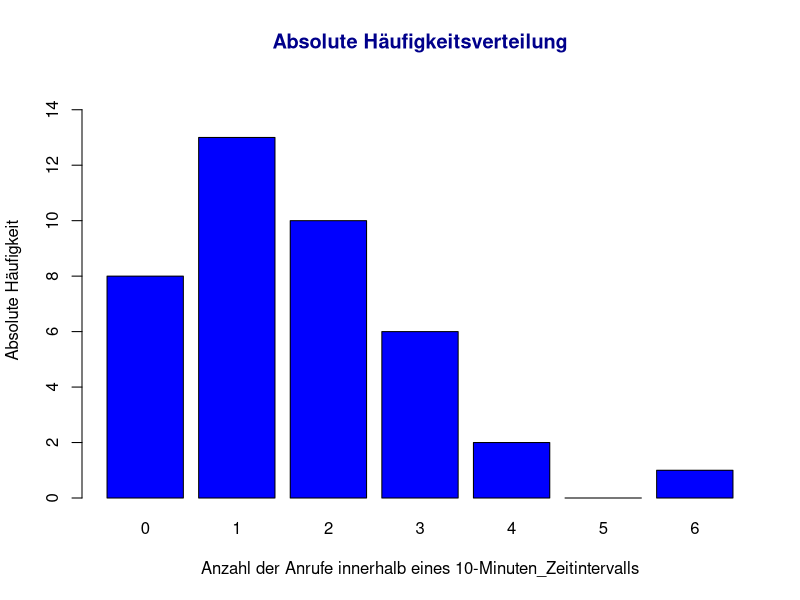
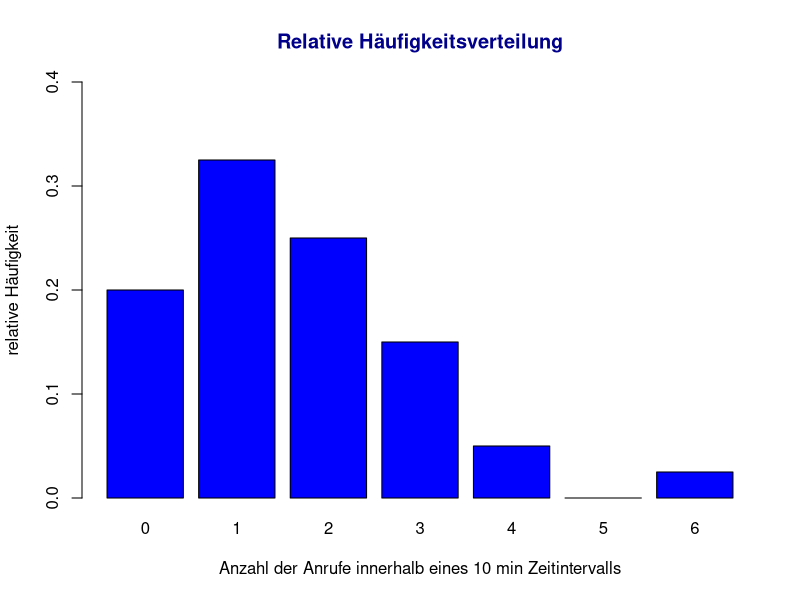
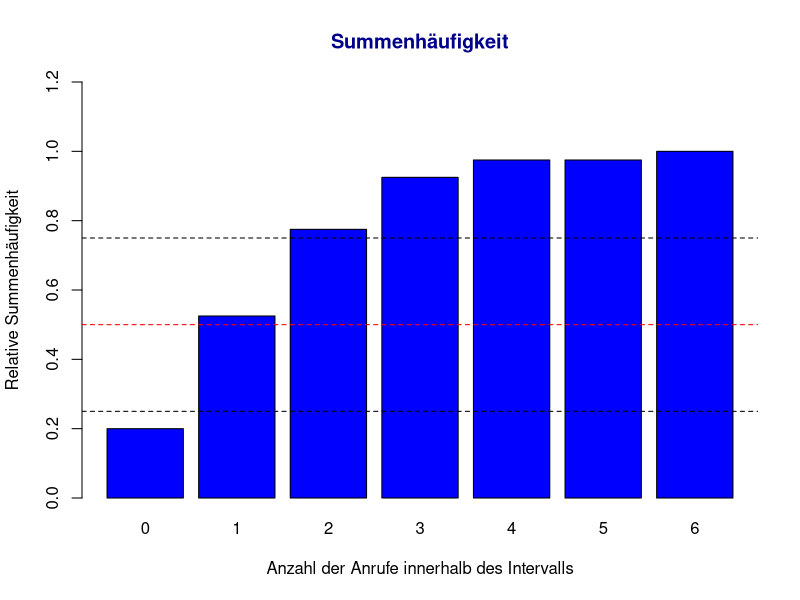
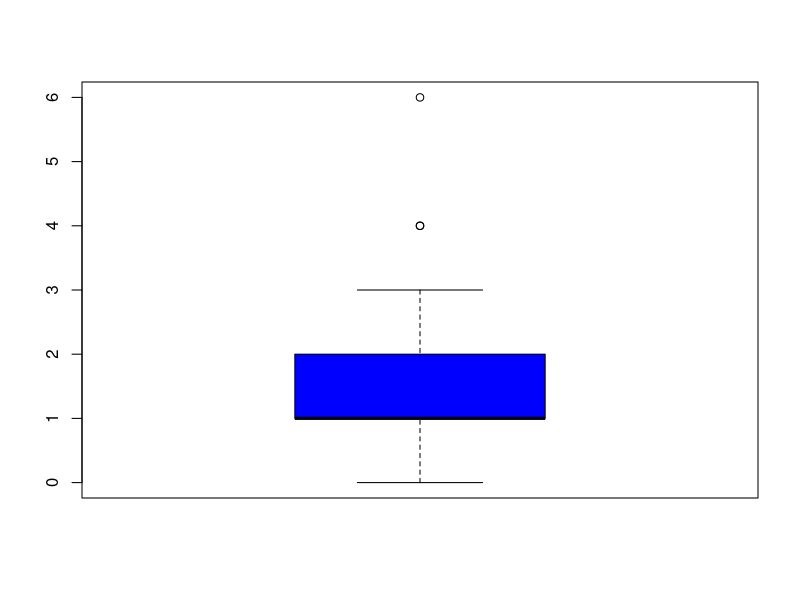
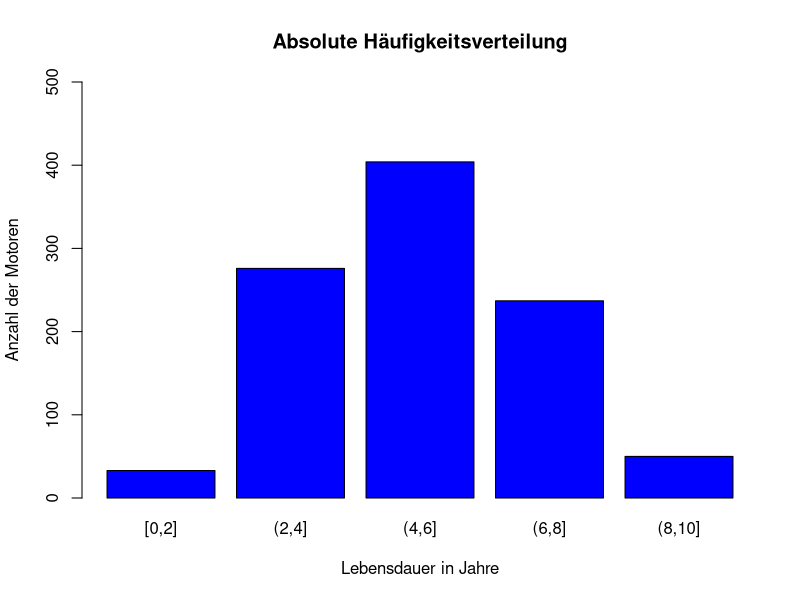
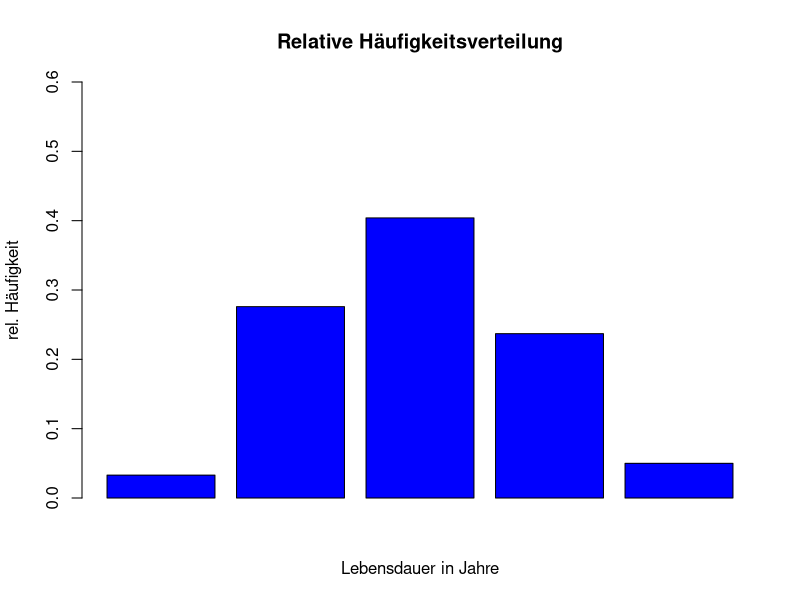
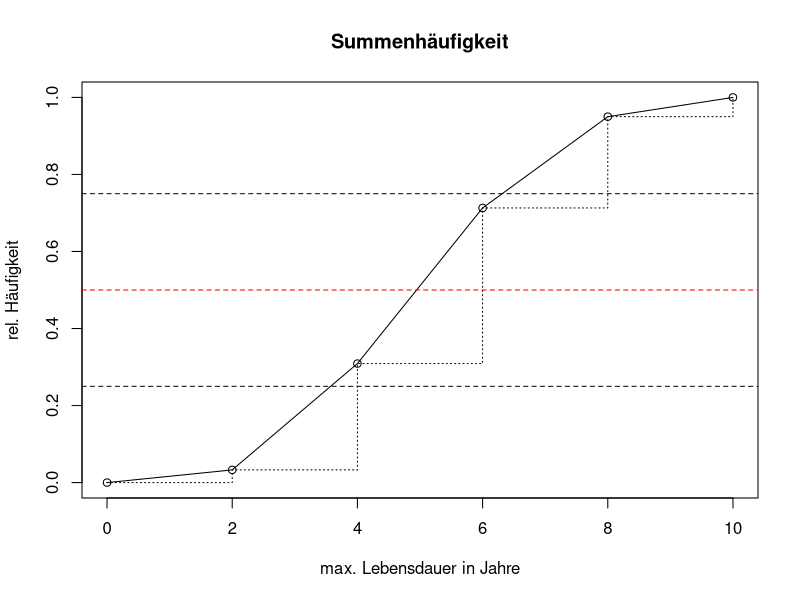
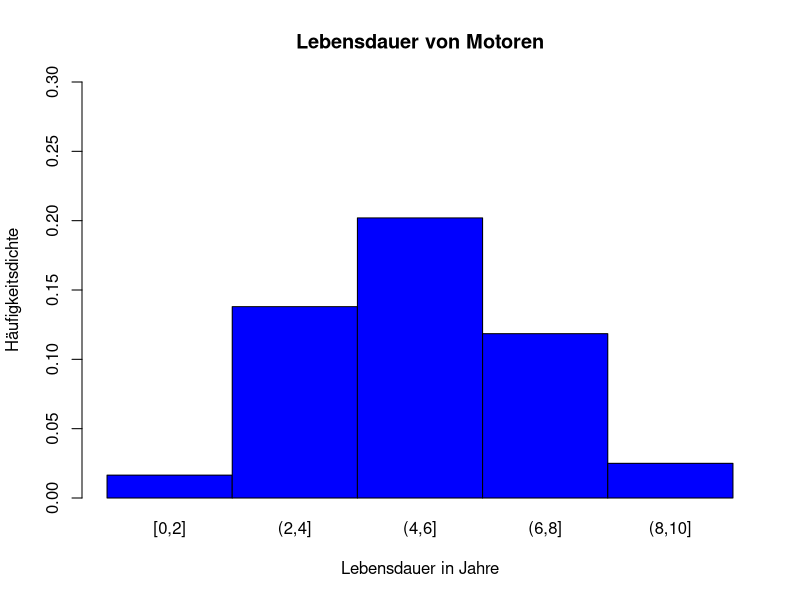

Reproduce these figures in R, in order.
## ---- chunk 1
Liste.vec <- c(0, 0, 1, 3, 4, 1, 2, 2, 1, 1, 1, 2, 3, 0, 2, 0, 1, 3, 1, 2, 2, 0, 1, 1, 6, 1, 0, 2, 3, 1, 1, 4, 2, 3, 2, 0, 3, 0, 1, 2)
Liste.vec
## ---- chunk 2
table(Liste.vec)
## ---- chunk 3
barplot(table(factor(Liste.vec,levels=c(0,1,2,3,4,5,6))), ylim = c(0,15), xlab = "Anzahl der Anrufe innerhalb eines 10-Minuten_Zeitintervalls", ylab = "Absolute Häufigkeit", main = "Absolute Häufigkeitsverteilung", col.main = "darkblue", col = "blue")
## ---- chunk 4
table(Liste.vec)/length(Liste.vec)
## ---- chunk 5
barplot(table(factor(Liste.vec,levels=c(0,1,2,3,4,5,6)))/sum(table(Liste.vec)), ylim = c(0,0.4), xlab = "Anzahl der Anrufe innerhalb eines 10 min Zeitintervalls",ylab = "relative Häufigkeit", main = "Relative Häufigkeitsverteilung", col.main = "darkblue", col = "blue")
## ---- chunk 6
cumsum(table(Liste.vec))
## ---- chunk 7
barplot(cumsum(table(factor(Liste.vec,levels = c(0,1,2,3,4,5,6))))/sum(table(Liste.vec)), ylim = c(0,1.2), xlab = "Anzahl der Anrufe innerhalb des Intervalls", ylab = "Relative Summenhäufigkeit", main = "Summenhäufigkeit", col.main = "darkblue", col = "blue")
abline(0.25, 0, lty = "dashed")
abline(0.5, 0, lty = "dashed", col = "red")
abline(0.75, 0, lty = "dashed")
## ---- chunk 8
getmode <- function(Liste.vec) {
   uniqv <- unique(Liste.vec)
   uniqv[which.max(tabulate(match(Liste.vec, uniqv)))]
}
mode <- getmode(Liste.vec)
mode
## ---- chunk 9
median(Liste.vec)
## ---- chunk 10
mean(Liste.vec)
## ---- chunk 11
Minimum <- min(Liste.vec)
Minimum

## ---- chunk 12
Maximum <- max(Liste.vec)
Maximum
## ---- chunk 13
Spannweite <- range(Liste.vec)
Spannweite
## ---- chunk 14
quantile(Liste.vec)
## ---- chunk 15
mean(abs(Liste.vec-mean(Liste.vec)))
## ---- chunk 16
sd(Liste.vec)
## ---- chunk 17
boxplot(Liste.vec, col = "blue")
## ---- chunk 18
Klassen.vec <- c("[0,2]", "(2,4]", "(4,6]", "(6,8]", "(8,10]")
Anzahl.vec <- c(33,276,404,237,50)

Klassen.vec; Anzahl.vec
## ---- chunk 19
Lebensdauer.df <- data.frame(Lebensdauer=Klassen.vec, Anzahl_Motoren=Anzahl.vec)

Lebensdauer.df
## ---- chunk 20
Lebensdauer.df <- data.frame(Lebensdauer=Lebensdauer.df$Lebensdauer, Klassenmitte=c(1,3,5,7,9), Klassenbreite=rep(2,5), Anzahl_Motoren=Lebensdauer.df$Anzahl_Motoren)

Lebensdauer.df
## ---- chunk 21
RelHfgk.vec <- Lebensdauer.df$Anzahl_Motoren / sum(Lebensdauer.df$Anzahl_Motoren)

SumHfgk.vec <- cumsum(RelHfgk.vec)

Lebensdauer.df <- data.frame(Lebensdauer.df, RelHfgk.vec, SumHfgk.vec)

Lebensdauer.df
## ---- chunk 22
HfgkDichte.vec <- Lebensdauer.df$RelHfgk.vec / Lebensdauer.df$Klassenbreite
  
Lebensdauer.df <- data.frame(Lebensdauer.df, Dichte=HfgkDichte.vec)

Lebensdauer.df
## ---- chunk 23
barplot(Lebensdauer.df$Anzahl_Motoren, names=Lebensdauer.df$Lebensdauer, col = "blue", xlab = "Lebensdauer in Jahre", ylab = "Anzahl der Motoren", main = "Absolute Häufigkeitsverteilung", ylim = c(0,500))
## ---- chunk 24
barplot(Lebensdauer.df$Anzahl_Motoren / sum(Lebensdauer.df$Anzahl_Motoren), ylim = c(0,0.6), xlab = "Lebensdauer in Jahre", ylab = "rel. Häufigkeit", col = "blue", main = "Relative Häufigkeitsverteilung")
## ---- chunk 25
X.vec <- c(0,2,4,6,8,10)
Y.vec <- c(0, Lebensdauer.df$SumHfgk.vec)
plot(X.vec, Y.vec, type = "l", lty = 1, main = "Summenhäufigkeit", xlab = "max. Lebensdauer in Jahre", ylab = "rel. Häufigkeit")
points(X.vec, Y.vec)
lines(X.vec, Y.vec, type = "s", lty = 3)
abline(0.25, 0, lty = "dashed")
abline(0.5, 0, lty = "dashed", col = "red")
abline(0.75, 0, lty = "dashed")
## ---- chunk 26
LangeLebensdauer.vec <- Lebensdauer.df$Anzahl_Motoren[4] + Lebensdauer.df$Anzahl_Motoren[5]

LangeLebensdauer.vec
## ---- chunk 27
barplot(Lebensdauer.df$Dichte, names=Lebensdauer.df$Lebensdauer, main = "Lebensdauer von Motoren", xlab = "Lebensdauer in Jahre", ylab = "Häufigkeitsdichte", ylim = c(0,0.3), space = 0, col = "blue")
## ---- chunk 28
Lebensdauer.vec <- c(rep(1,33), rep(3,276), rep(5,404), rep(7,237), rep(9,50))
## ---- chunk 29
getmode <- function(Lebensdauer.vec) {
   uniqv <- unique(Lebensdauer.vec)
   uniqv[which.max(tabulate(match(Lebensdauer.vec, uniqv)))]
}
getmode(Lebensdauer.vec)
## ---- chunk 30
median(Lebensdauer.vec)
## ---- chunk 31
Mittelwert <- sum(Lebensdauer.df$RelHfgk.vec * Lebensdauer.df$Klassenmitte)

Mittelwert
## ---- chunk 32
min(Lebensdauer.vec)
## ---- chunk 33
max(Lebensdauer.vec)
## ---- chunk 34
range(Lebensdauer.vec)
## ---- chunk 35
quantile(Lebensdauer.vec)
## ---- chunk 36
sd(Lebensdauer.vec)
## ---- chunk 37
mean(abs(Lebensdauer.vec-mean(Lebensdauer.vec)))
## ---- chunk 38
AnzahlTage.vec <- c(16,48,27,9)
AnzahlEinsätze.vec <- c("[0,10]", "(10,20]", "(20,30]", "(30,80]")
Service.df <- data.frame(Einsätze = AnzahlEinsätze.vec, Tage = AnzahlTage.vec)

Service.df
## ---- chunk 39
RelHfk.vec <- Service.df$Tage / sum(Service.df$Tage)
SumHfk.vec <- cumsum(RelHfk.vec)

Service.df <- data.frame(Service.df, relHfk = RelHfk.vec, sumHfk = SumHfk.vec)

Service.df
## ---- chunk 40
Service.df <- data.frame(Service.df, Klassenbreite=c(10,10,10,50), Klassenmitte=c(5,15,25,55))
Service.df
## ---- chunk 41
HfkDichte.vec <- Service.df$relHfk / Service.df$Klassenbreite

Service.df <- data.frame(Service.df, Dichte=HfkDichte.vec)

Service.df
## ---- chunk 42
barplot(Service.df$Dichte, names=Service.df$Einsätze, col = "blue", main = "Häufigkeitsverteilung", xlab = "Anzahl Einsätze pro Tage", ylab = "Häufigkeitsdichte", space = 0, ylim = c(0,0.06))
## ---- chunk 43
Service.vec <- c(rep(5,16), rep(15,48), rep(25,27), rep(55,9))
X2a4.vec <- c(0,10,20,30,80)
hist(Service.vec, X2a4.vec, main = "Häufigkeitsverteilung (andere Darstellung)", xlab = "Anzahl Einsätze pro Tag", ylab = "Häufigkeitsdichte", col = "blue")
barplot(Service.df$Dichte, names=Service.df$Einsätze, col = "blue", main = "Häufigkeitsverteilung", xlab = "Anzahl Einsätze pro Tage", ylab = "Häufigkeitsdichte", space = 0, ylim = c(0,0.06))
## ---- chunk 44
Xa4.vec <- c(0,10,20,30,80)
Ya4.vec <- c(0, Service.df$sumHfk)
plot(Xa4.vec, Ya4.vec, main = "Summenhäufigkeit", xlab = "Anzahl Anrufe pro Tag", ylab = "rel. Häufigkeit", type = "l", lty = 1)
points(Xa4.vec, Ya4.vec)
lines(Xa4.vec, Ya4.vec, type = "s", lty = 3)
abline(0.25, 0, lty = "dashed")
abline(0.75, 0, lty = "dashed")
abline(0.5, 0, lty = "dashed", col = "red")
## ---- chunk 45
Stress.vec <- Service.df$relHfk[3] + Service.df$relHfk[4]
## ---- chunk 46
getmode <- function(Service.vec) {
   uniqv <- unique(Service.vec)
   uniqv[which.max(tabulate(match(Service.vec, uniqv)))]
}
getmode(Service.vec)
## ---- chunk 47
median(Service.vec)
## ---- chunk 48
Mittelwert <- sum(Service.df$RelHfgk.vec * Service.df$Klassenmitte)

Mittelwert
## ---- chunk 49
min(Service.vec)
## ---- chunk 50
max(Service.vec)
## ---- chunk 51
range(Service.vec)
## ---- chunk 52
quantile(Service.vec)
## ---- chunk 53
sd(Service.vec)
## ---- chunk 54
mean(abs(Service.vec-mean(Service.vec)))
## ---- chunk 55
Fehlerquote.df <- read.csv("Fehlerquote.csv", sep = ";", dec = ",", header = TRUE)
## ---- chunk 56
Fehlerquote.vec <- table(Fehlerquote.df$fehlerhaft)/length(Fehlerquote.df$fehlerhaft)
# Spalte 1 - Zustand 0/1:
Zustand.vec <- c("fehlerfrei - 0","fehlerhaft - 1")
# Spalte 2 - rel. Häufigkeit
Fehlerhaft.vec <- sum(Fehlerquote.df$fehlerhaft)/length(Fehlerquote.df$Nr.)
RelHfkFehlerquote.vec <- c((1-Fehlerhaft.vec),Fehlerhaft.vec)

HfgTabelle.df <- data.frame(Zustand = Zustand.vec, rel.Häufigkeit = RelHfkFehlerquote.vec)
HfgTabelle.df
## ---- chunk 57
barplot(Fehlerquote.vec, main = "Häufigkeitsverteilung", xlab = "Fehler (0 = kein Fehler, 1 = Fehler)", ylab = "rel. Häufigkeit", ylim = c(0,1.2), col = "blue")
## ---- chunk 58
sd(Fehlerquote.df$fehlerhaft)
## ---- chunk 59

## ---- chunk 60
Verteilungsvergleich.df <- read.csv("Verteilungsvergleich.csv", sep = ";", dec = ",", header = TRUE)
## ---- chunk 61
Würfel.df <- data.frame(Augenzahl = (1:6), abs.Häufigkeit = tabulate(Verteilungsvergleich.df$Wuerfel), rel.Häufigkeit = tabulate(Verteilungsvergleich.df$Wuerfel)/length(Verteilungsvergleich.df$Wuerfel))

Würfel.df <- data.frame(Würfel.df, Summenhfk. = cumsum(Würfel.df$rel.Häufigkeit))
Würfel.df
## ---- chunk 62
barplot(Würfel.df$abs.Häufigkeit, names = Würfel.df$Augenzahl, ylim = c(0,10), main = "Absolute Häufigkeitsverteilung Würfel", xlab = "Augenzahl", ylab = "abs. Häufigkeit", col = "blue")
## ---- chunk 63
barplot(Würfel.df$rel.Häufigkeit, names = Würfel.df$Augenzahl, col = "blue", main = "Relative Häufigkeitsverteilung Würfeln", xlab = "Augenzahl", ylab = "rel. Häufigkeit", ylim = c(0,0.25))
## ---- chunk 64
plot(Würfel.df$Augenzahl, Würfel.df$Summenhfk., main = "Summenhäufigkeit Würfel", xlab = "Augenzahl", ylab = "rel. Häufigkeit", type = "l", lty = 1)
points(Würfel.df$Augenzahl, Würfel.df$Summenhfk.)
lines(Würfel.df$Augenzahl, Würfel.df$Summenhfk., type = "s", lty = 3)
abline(0.25, 0, lty = "dashed")
abline(0.75, 0, lty = "dashed")
abline(0.5, 0, lty = "dashed", col = "red")
## ---- chunk 65
Zeit.vec <- c(0,3,6,9,12,15,18)
Zeitintervalle.vec <- c("[0,3]", "(3,6]", "(6,9]", "(9,12]", "(12,15]", "(15,18]")
Klasse.vec <- tabulate(cut(Verteilungsvergleich.df$Wartezeit_min, breaks = Zeit.vec))
Wartezeit.df <- data.frame(Zeit = Zeitintervalle.vec, Klassenbreite = rep(3,6), Klassenmitte = c(1.5,4.5,7.5,10.5,13.5,16.5), abs.Häufigkeit = Klasse.vec, rel.Häufigkeit = Klasse.vec/length(Verteilungsvergleich.df$Wartezeit_min))

Wartezeit.df <- data.frame(Wartezeit.df, Summenhfk. = cumsum(Wartezeit.df$rel.Häufigkeit), Dichte = Wartezeit.df$rel.Häufigkeit/Wartezeit.df$Klassenbreite)
Wartezeit.df
## ---- chunk 66
barplot(Wartezeit.df$abs.Häufigkeit, names = Wartezeit.df$Zeit, main = "Absolute Häufigkeitsverteilung Wartezeit", xlab = "Wartezeit in min", ylab = "abs. Häufigkeit", col = "blue", ylim = c(0,25))
## ---- chunk 67
barplot(Wartezeit.df$Dichte, names = Wartezeit.df$Zeit, main = "Histogramm Wartezeit", xlab = "Wartezeit in min", ylab = "Häufigkeitsdichte", space = 0, col = "blue", ylim = c(0,0.2))
## ---- chunk 68
plot(c(0,3,6,9,12,15,18), c(0,Wartezeit.df$Summenhfk.), main = "Summenhäufigkeit Wartezeit", xlab = "Wartezeit in min", ylab = "rel. Häufigkeit", type = "l", lty = 1)
points(c(0,3,6,9,12,15,18), c(0,Wartezeit.df$Summenhfk.))
lines(c(0,3,6,9,12,15,18), c(0,Wartezeit.df$Summenhfk.), type = "s", lty = 3)
abline(0.25, 0, lty = "dashed")
abline(0.75, 0, lty = "dashed")
abline(0.5, 0, lty = "dashed", col = "red")
## ---- chunk 69
Dauer.vec <- c(0,2,4,6,8,10,12,14,16)
Dauer_Intervall.vec <- c("[0,2]", "(2,4]", "(4,6]", "(6,8]", "(8,10]", "(10,12]", "(12,14]", "(14,16]")
Dauer_Klasse.vec <- tabulate(cut(Verteilungsvergleich.df$Telgesprae_min, breaks = Dauer.vec))
Gesprächsdauer.df <- data.frame(Gesprächsdauer = Dauer_Intervall.vec, Klassenbreite = rep(2,8), Klassenmitte = c(1,3,5,7,9,11,13,15), abs.Häufigkeit = Dauer_Klasse.vec, rel.Häufigkeit = Dauer_Klasse.vec/length(Verteilungsvergleich.df$Telgesprae_min))

Gesprächsdauer.df <- data.frame(Gesprächsdauer.df, Summenhfk. = cumsum(Gesprächsdauer.df$rel.Häufigkeit), Dichte = Gesprächsdauer.df$rel.Häufigkeit/Gesprächsdauer.df$Klassenbreite)

Gesprächsdauer.df
## ---- chunk 70
barplot(Gesprächsdauer.df$abs.Häufigkeit, names = Gesprächsdauer.df$Gesprächsdauer, ylim = c(0,35), col = "blue", main = "Absolute Häufigkeit Dauer Telefongespräche", ylab = "abs. Häufigkeit", xlab = "Gesprächsdauer in min")
## ---- chunk 71
barplot(Gesprächsdauer.df$Dichte, names = Gesprächsdauer.df$Gesprächsdauer, ylim = c(0,0.5), col = "blue", main = "Histogram Dauer Telefongespräch", ylab = "Häufigkeitsdichte", xlab = "Gesprächsdauer in min", space = 0)
## ---- chunk 72
plot(c(0,2,4,6,8,10,12,14,16), c(0,Gesprächsdauer.df$Summenhfk.), main =  "Summenhäufigkeit Telefongespräch", xlab = "Gesprächsdauer in min", ylab = "rel. Häufigkeit", type = "l", lty = 1)
points(c(0,2,4,6,8,10,12,14,16), c(0,Gesprächsdauer.df$Summenhfk.))
lines(c(0,2,4,6,8,10,12,14,16), c(0,Gesprächsdauer.df$Summenhfk.), type = "s", lty = 3)
abline(0.25, 0, lty = "dashed")
abline(0.75, 0, lty = "dashed")
abline(0.5, 0, lty = "dashed", col = "red")
## ---- chunk 73
Länge.vec <- c(3.3,3.4,3.5,3.6,3.7,3.8)
Länge_Intervall.vec <- c("[3.3,3.4]", "(3.4,3.5]", "(3.5,3.6]", "(3.6,3.7]", "(3.7,3.8]")
Länge_Klasse.vec <- tabulate(cut(Verteilungsvergleich.df$Stiftlaenge_cm, breaks = Länge.vec))
Stiftlänge.df <- data.frame(Stiftlänge = Länge_Intervall.vec, Klassenbreite = rep(0.1,5), Klassenmitte = c(3.35,3.45,3.55,3.65,3.75), abs.Häufigkeit = Länge_Klasse.vec, rel.Häufigkeit = Länge_Klasse.vec/length(Verteilungsvergleich.df$Stiftlaenge_cm))

Stiftlänge.df <- data.frame(Stiftlänge.df, Summenhfk. = cumsum(Stiftlänge.df$rel.Häufigkeit), Dichte = Stiftlänge.df$rel.Häufigkeit/Stiftlänge.df$Klassenbreite)

Stiftlänge.df
## ---- chunk 74
barplot(Stiftlänge.df$abs.Häufigkeit, names = Länge_Intervall.vec, main = "Absolute Häufigkeit Stiftlänge", ylab = "abs. Häufigkeit", ylim = c(0,20), xlab = "Stiftlänge in cm", col = "blue")
## ---- chunk 75
barplot(Stiftlänge.df$rel.Häufigkeit, names = Länge_Intervall.vec, space = 0, col = "blue", ylim = c(0,0.4), xlab = "Stiftlänge in cm", ylab = "rel. Häufigkeit", main = "Relative Häufigkeitsverteilung Stiftlänge")
## ---- chunk 76
plot(c(3.3,3.4,3.5,3.6,3.7,3.8), c(0,Stiftlänge.df$Summenhfk.), main = "Summenhäufigkeit Stiftlänge", xlab = "Stiftlänge in cm", ylab = "rel. Häufigkeit", type = "l", lty = 1)

points(c(3.3,3.4,3.5,3.6,3.7,3.8), c(0,Stiftlänge.df$Summenhfk.))
lines(c(3.3,3.4,3.5,3.6,3.7,3.8), c(0,Stiftlänge.df$Summenhfk.), type = "s", lty = 3)
abline(0.25, 0, lty = "dashed")
abline(0.75, 0, lty = "dashed")
abline(0.5, 0, lty = "dashed", col = "red")
## ---- chunk 77
Modus_Wuerfel.vec <- Verteilungsvergleich.df$Wuerfel
getmode <- function(Modus_Wuerfel.vec) {
   uniqv <- unique(Modus_Wuerfel.vec)
   uniqv[which.max(tabulate(match(Modus_Wuerfel.vec, uniqv)))]
}
getmode(Modus_Wuerfel.vec)
## ---- chunk 78
median(Verteilungsvergleich.df$Wuerfel)
## ---- chunk 79
mean(Verteilungsvergleich.df$Wuerfel)
## ---- chunk 80
min(Verteilungsvergleich.df$Wuerfel)
## ---- chunk 81
max(Verteilungsvergleich.df$Wuerfel)
## ---- chunk 82
range(Verteilungsvergleich.df$Wuerfel)
## ---- chunk 83
quantile(Verteilungsvergleich.df$Wuerfel)
## ---- chunk 84
sd(Verteilungsvergleich.df$Wuerfel)
## ---- chunk 85
mean(abs(Verteilungsvergleich.df$Wuerfel-mean(Verteilungsvergleich.df$Wuerfel)))
## ---- chunk 86
Modus_Wartezeit.vec <- Verteilungsvergleich.df$Wartezeit_min
getmode <- function(Modus_Wartezeit.vec) {
   uniqv <- unique(Modus_Wartezeit.vec)
   uniqv[which.max(tabulate(match(Modus_Wartezeit.vec, uniqv)))]
}
getmode(Modus_Wartezeit.vec)
## ---- chunk 87
median(Verteilungsvergleich.df$Wartezeit_min)
## ---- chunk 88
mean(Verteilungsvergleich.df$Wartezeit_min)
## ---- chunk 89
min(Verteilungsvergleich.df$Wartezeit_min)
## ---- chunk 90
max(Verteilungsvergleich.df$Wartezeit_min)
## ---- chunk 91
range(Verteilungsvergleich.df$Wartezeit_min)
## ---- chunk 92
quantile(Verteilungsvergleich.df$Wartezeit_min)
## ---- chunk 93
sd(Verteilungsvergleich.df$Wartezeit_min)
## ---- chunk 94
mean(abs(Verteilungsvergleich.df$Wartezeit_min-mean(Verteilungsvergleich.df$Wartezeit_min)))
## ---- chunk 95
Modus_Telefongespräch.vec <- Verteilungsvergleich.df$Telgesprae_min
getmode <- function(Modus_Telefongespräch.vec) {
   uniqv <- unique(Modus_Telefongespräch.vec)
   uniqv[which.max(tabulate(match(Modus_Telefongespräch.vec, uniqv)))]
}
getmode(Modus_Telefongespräch.vec)
## ---- chunk 96
median(Verteilungsvergleich.df$Telgesprae_min)
## ---- chunk 97
mean(Verteilungsvergleich.df$Telgesprae_min)
## ---- chunk 98
min(Verteilungsvergleich.df$Telgesprae_min)
## ---- chunk 99
max(Verteilungsvergleich.df$Telgesprae_min)
## ---- chunk 100
range(Verteilungsvergleich.df$Telgesprae_min)
## ---- chunk 101
quantile(Verteilungsvergleich.df$Telgesprae_min)
## ---- chunk 102
sd(Verteilungsvergleich.df$Telgesprae_min)
## ---- chunk 103
mean(abs(Verteilungsvergleich.df$Telgesprae_min-mean(Verteilungsvergleich.df$Telgesprae_min)))
## ---- chunk 104
Modus_Stiftlänge.vec <- Verteilungsvergleich.df$Stiftlaenge_cm
getmode <- function(Modus_Stiftlänge.vec) {
   uniqv <- unique(Modus_Stiftlänge.vec)
   uniqv[which.max(tabulate(match(Modus_Stiftlänge.vec, uniqv)))]
}
getmode(Modus_Stiftlänge.vec)
## ---- chunk 105
median(Verteilungsvergleich.df$Stiftlaenge_cm)
## ---- chunk 106
mean(Verteilungsvergleich.df$Stiftlaenge_cm)
## ---- chunk 107
min(Verteilungsvergleich.df$Stiftlaenge_cm)
## ---- chunk 108
max(Verteilungsvergleich.df$Stiftlaenge_cm)
## ---- chunk 109
range(Verteilungsvergleich.df$Stiftlaenge_cm)
## ---- chunk 110
quantile(Verteilungsvergleich.df$Stiftlaenge_cm)
## ---- chunk 111
sd(Verteilungsvergleich.df$Stiftlaenge_cm)
## ---- chunk 112
mean(abs(Verteilungsvergleich.df$Stiftlaenge_cm-mean(Verteilungsvergleich.df$Stiftlaenge_cm)))
## ---- chunk 113
boxplot(Verteilungsvergleich.df$Wuerfel, col = "blue", main = "Würfel", ylab = "Augenzahl")
## ---- chunk 114
boxplot(Verteilungsvergleich.df$Wartezeit_min, col = "blue", ylab = "Wartezeit in min", main = "Wartezeit")
## ---- chunk 115
boxplot(Verteilungsvergleich.df$Telgesprae_min, main = "Telefongespräch", ylab = "Dauer Telefongespräch", col = "blue")
## ---- chunk 116
boxplot(Verteilungsvergleich.df$Stiftlaenge_cm, main = "Stiftlänge", ylab = "Stiftlänge in cm", col = "blue")
## ---- chunk 117
Unternehmensumsätze.df <- read.csv("Unternehmensumsaetze.csv", sep = ";", dec = ",", header = TRUE)
Unternehmensumsätze.df
## ---- chunk 118
Land.df <- data.frame(table(Unternehmensumsätze.df$Land))
names(Land.df) <- c("Staat", "Anzahl Unternehmen")
Land.df[order(Land.df$Anzahl, decreasing = TRUE),]
## ---- chunk 119
Branche.df <- data.frame(table(Unternehmensumsätze.df$Branche))
names(Branche.df) <- c("Branche", "Anzahl")
Branche.df[order(Branche.df$Anzahl, decreasing = TRUE),]
## ---- chunk 120
Mitarbeiter.df <- data.frame(table(Unternehmensumsätze.df$Mitarbeiter))
names(Mitarbeiter.df) <- c("Mitarbeiter", "Anzahl")
Mitarbeiter.df[order(Mitarbeiter.df$Anzahl, decreasing = TRUE),]
